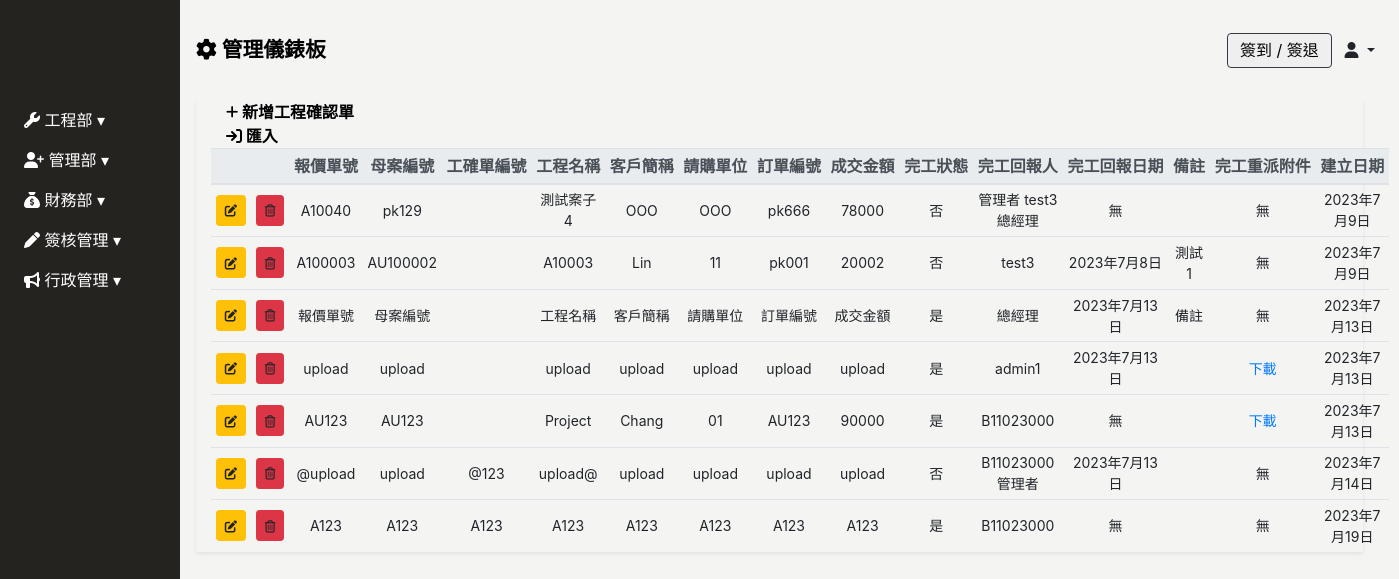
Page /project-confirmation/ on the committed database.
### Backend/models.py (models this page shows, shortened)
class Project_Confirmation(models.Model):
    quotation_id = models.CharField(max_length=100, null=True, blank=True, verbose_name="報價單號")
    project_confirmation_id = models.CharField(max_length=100, null=True, blank=True, verbose_name="工確單編號")
    project_name = models.CharField(max_length=100, null=True, blank=True, verbose_name="工程名稱")
    order_id = models.CharField(max_length=100, null=True, blank=True, verbose_name='訂單編號')
    c_a = models.CharField(max_length=100, null=True, blank=True, verbose_name='母案編號')
    client = models.CharField(max_length=100, null=True, blank=True, verbose_name='客戶簡稱')
    requisition = models.CharField(max_length=100, null=True, blank=True, verbose_name='請購單位')
    turnover = models.CharField(max_length=10, null=True, blank=True, verbose_name='成交金額') # 限制10個字輸入數字應該夠?
    is_completed = models.BooleanField(verbose_name='完工狀態')
    completion_report_employee = models.ManyToManyField(Employee, related_name='projects_confirmation_report_employee', blank=True, verbose_name='完工回報人')
    completion_report_date = models.DateField(null=True, blank=True, verbose_name="完工回報日期")
    remark = models.TextField(null=True, blank=True, verbose_name="備註")
    reassignment_attachment = models.FileField(upload_to="project_confirmation_reassignment_attachment", null=True, blank=True, verbose_name="完工重派附件")
    created_date = models.DateField(default=timezone.now,verbose_name='建立日期')
    update_date = models.DateField(auto_now=True, verbose_name='更新日期')
    class Meta:
        verbose_name = "工程確認單"   # 單數
        verbose_name_plural = verbose_name   #複數
    def reassignment_attachment_link(self):
        if self.reassignment_attachment:
            download_link = "<a href='{}' download>下載</a>".format(self.reassignment_attachment.url)
            return mark_safe(download_link)
        else:
            return "無"

class Employee(models.Model):
    GENDER_CHOICES = [
        ('M', '男'),
        ('F', '女'),
    ]
    BLOOD_TYPE_CHOICES = [
        ('A', 'A型'),
        ('B', 'B型'),
        ('AB','AB型'),
        ('O', 'O型'),
    ]
    MARITAL_STATUS_CHOICES = [
        ('M', '已婚'),
        ('S', '未婚'),
        ('D', '離異'),
    ]
    MILITARY_STATUS_CHOICES = [
        ('M', '義務役'),
        ('E', '免服役'),
        ('A', '替代役'),
    ]
    user = models.OneToOneField(User, null=True, blank=True, on_delete=models.CASCADE)
    full_name = models.CharField(max_length=10, null=True, blank=True, verbose_name='員工名稱')
    employee_id	 = models.CharField(max_length=30, blank=True,verbose_name='員工ID')
    position = models.CharField(max_length=30, null=True, blank=True, verbose_name='職稱')
    phone_number = models.CharField(max_length=20, null=True, blank=True,verbose_name='手機號碼')
    contact_number = models.CharField(max_length=20, null=True, blank=True,verbose_name='聯絡電話')
    start_date = models.DateField(null=True, blank=True, verbose_name='到職日期')
    seniority = models.DecimalField(max_digits=3, decimal_places=1, null=True, blank=True, verbose_name='目前年資')
    id_number = models.CharField(max_length=20, null=True, blank=True, verbose_name='身份證字號')
    birthday = models.DateField(null=True, blank=True, verbose_name='出生日期')
    age = models.IntegerField(null=True, blank=True, verbose_name='年齡')
    gender = models.CharField(max_length=1, choices=GENDER_CHOICES, null=True, blank=True, verbose_name='性別')
    blood_type = models.CharField(max_length=2, choices=BLOOD_TYPE_CHOICES, null=True, blank=True, verbose_name='血型')
    birth_place = models.CharField(max_length=100, null=True, blank=True, verbose_name='出生地')
    marital_status = models.CharField(max_length=1, choices=MARITAL_STATUS_CHOICES, null=True, blank=True, verbose_name='婚姻狀況')
    military_status = models.CharField(max_length=1, choices=MILITARY_STATUS_CHOICES, null=True, blank=True, verbose_name='兵役狀況')
    permanent_address = models.CharField(max_length=50, null=True, blank=True, verbose_name='戶籍地址')
    current_address_city = models.CharField(max_length=50, null=True, blank=True, verbose_name='現居地址縣市')
    current_address = models.CharField(max_length=50, null=True, blank=True, verbose_name='現居地址')
    location = models.CharField(max_length=50, null=True, blank=True, verbose_name='所在地')
    company_email = models.EmailField(null=True, blank=True, verbose_name='公司E_Mail')
    personal_email = models.EmailField(null=True, blank=True, verbose_name='個人E_Mail')
    emergency_contact = models.CharField(max_length=50, null=True, blank=True, verbose_name='緊急聯絡人1')
    emergency_contact_relations = models.CharField(max_length=50, null=True, blank=True, verbose_name='關係1')
    emergency_contact_phone = models.CharField(max_length=20, null=True, blank=True, verbose_name='聯絡人電話1')
    created_date = models.DateField(default=timezone.now,verbose_name='建立日期')
    update_date = models.DateField(auto_now=True, verbose_name='更新日期')
    class Meta:
        verbose_name = "員工"   # 單數
        verbose_name_plural = verbose_name   #複數

### Frontend/views.py (the view)
# urls.py: path('project-confirmation/', views.Project_Confirmation_ListView.as_view(), name='project-confirmation'),
class Project_Confirmation_ListView(ListView):
    model = Project_Confirmation
    template_name = 'project_confirmation/project_confirmation.html'
    context_object_name = 'project_confirmation'
    def get_context_data(self, **kwargs):
        context = super().get_context_data(**kwargs)
        context["employees_list"] =employees = Employee.objects.values('id','user__username')
        return context

### Frontend/templates/project_confirmation/project_confirmation.html (shortened to what this page needs)
{% extends 'base/base_dashboard.html' %}
{% block import %}
{% load static%}
<link rel="stylesheet" href="{% static 'css/project_confirmation/project_confirmation.css' %}">
{% endblock %}
{% block main %}
<div class="main px-3" id="project-confirmation-app">
    <div class="project-confirmation-table container-fluid shadow-sm table-responsive-lg">
        <table class="table table-sm table-hover text-center" id="table"  data-toggle="table" data-sortable="true" data-show-export="true"
        data-export-options='{"ignoreColumn": [0,1]}' data-toolbar="#toolbar"  data-pagination="true" data-height="520" data-sticky-header="true"
        data-search="true" data-show-columns="true" data-show-columns-toggle-all="true">
        <div id="toolbar">
            <div class="project-confirmation-header container-fluid">
                <a href="" class="font-weight-bold" id="sys_new" data-toggle="modal"data-target="#project-confirmation-modal">
                    <i class="fa-solid fa-plus fa-sm" style="color: #000000;"></i> 新增工程確認單
                </a>
                <br>
                <a href="" class="font-weight-bold" id="" >
                    <i class="fa-solid fa-arrow-right-to-bracket" style="color: #000000;"></i> 匯入
                </a>
            </div>
        </div>
            <thead class="thead-light">
                <tr class="text-nowrap">
                    <th></th>
                    <th></th>
                    <th data-field="quotation_id" data-sortable="true">報價單號</th>
                    <th data-field="c_a" data-sortable="true">母案編號</th>
                    <th data-field="project_confirmation_id" data-sortable="true">工確單編號</th>
                    <th data-field="project_name" data-sortable="true">工程名稱</th>
                    <th data-field="client" data-sortable="true">客戶簡稱</th>
                    <th data-field="requisition" data-sortable="true">請購單位</th>
                    <th data-field="order_id" data-sortable="true">訂單編號</th>
                    <th data-field="turnover" data-sortable="true">成交金額</th>
                    <th data-field="is_completed" data-sortable="true">完工狀態</th>
                    <th data-field="completion_report_employee" data-sortable="true">完工回報人</th>
                    <th data-field="completion_report_date" data-sortable="true">完工回報日期</th>
                    <th data-field="remark" data-sortable="true">備註</th>
                    <th data-field="reassignment_attachment_link" data-sortable="true">完工重派附件</th>
                    <th data-field="created_date" data-sortable="true">建立日期</th>
                </tr>
            </thead>
            <tbody style="font-size: 14px;">
                {% for p in project_confirmation %}
                <tr>
                    <td>
                        <a type="button" data-url="project_confirmation" data-id="{{ p.id }}" class="sys_get btn btn-sm btn-warning" data-toggle="modal"
                            data-target="#project-confirmation-modal">
                        </a>
                    </td>
                    <td>
                        <a data-url="project_confirmation" data-id="{{ p.id }}" type="button" class="sys_del btn btn-sm btn-danger">
                        </a>
                    </td>
                    <td>{{ p.quotation_id }}</td>
                    <td>{{ p.c_a }}</td>
                    {% if p.project_confirmation_id %}<td>{{ p.project_confirmation_id }}</td>{% else %}<td></td>{% endif %}
                    <td>{{ p.project_name }}</td>
                    <td>{{ p.client }}</td>
                    <td>{{ p.requisition }}</td>
                    <td>{{ p.order_id }}</td>
                    <td>{{ p.turnover }}</td>
                    {% if p.is_completed == True %}<td>是</td>{% else %}<td>否</td>{% endif %}
                    <td>
                        {% for employees_list in p.completion_report_employee.all %}
                            {{ employees_list.full_name }}
                        {% endfor %}
                    </td>
                    {% if p.completion_report_date %}<td>{{ p.completion_report_date }}</td>{% else %}<td>無</td>{% endif %}
                    <td>{{ p.remark }}</td>
                    <td>{{ p.reassignment_attachment_link }}</td>
                    <td>{{ p.created_date }}</td>
                </tr>
                {% endfor %}
            </tbody>
        </table>
    </div>
</div>
{% endblock %}

### static/css/base/base.css (style rules this page uses)
:root { --sidebar-width: 180px; --theme-black: #252320; --theme-white: #f4f4f3; }
body { background: var(--theme-white); }

### static/css/index/index-login.css (style rules this page uses)
.main { width: calc(100vw - var(--sidebar-width) - 20px); position: relative; left: var(--sidebar-width); top: 100px; }

### static/css/project_confirmation/project_confirmation.css (style rules this page uses)
.project-confirmation-header a { text-decoration: none; color: black; }
.project-confirmation-table td { vertical-align: middle; }

### rows in the picture
Project_Confirmation: quotation_id "A10040", c_a "pk129", project_name "測試案子4", client "OOO", requisition "OOO", order_id "pk666", turnover "78000", is_completed "否", shows "無", reassignment_attachment_link "無", created_date "2023年7月9日"
Employee: full_name "管理者"
Employee: full_name "test3"
Employee: full_name "總經理"
Project_Confirmation: quotation_id "A100003", c_a "AU100002", project_name "A10003", client "Lin", requisition "11", order_id "pk001", turnover "20002", is_completed "否", completion_report_date "2023年7月8日", remark "測試1", reassignment_attachment_link "無", created_date "2023年7月9日"
Project_Confirmation: quotation_id "報價單號", c_a "母案編號", project_name "工程名稱", client "客戶簡稱", requisition "請購單位", order_id "訂單編號", turnover "成交金額", is_completed "是", completion_report_date "2023年7月13日", remark "備註", reassignment_attachment_link "無", created_date "2023年7月13日"
Project_Confirmation: quotation_id "upload", c_a "upload", project_name "upload", client "upload", requisition "upload", order_id "upload", turnover "upload", is_completed "是", completion_report_date "2023年7月13日", reassignment_attachment_link "下載", created_date "2023年7月13日"
Employee: full_name "admin1"
Project_Confirmation: quotation_id "AU123", c_a "AU123", project_name "Project", client "Chang", requisition "01", order_id "AU123", turnover "90000", is_completed "是", shows "無", reassignment_attachment_link "下載", created_date "2023年7月13日"
Employee: full_name "B11023000"
Project_Confirmation: quotation_id "@upload", c_a "upload", project_confirmation_id "@123", project_name "upload@", client "upload", requisition "upload", order_id "upload", turnover "upload", is_completed "否", completion_report_date "2023年7月13日", reassignment_attachment_link "無", created_date "2023年7月14日"
Project_Confirmation: quotation_id "A123", c_a "A123", project_confirmation_id "A123", project_name "A123", client "A123", requisition "A123", order_id "A123", turnover "A123", is_completed "是", shows "無", reassignment_attachment_link "無", created_date "2023年7月19日"
